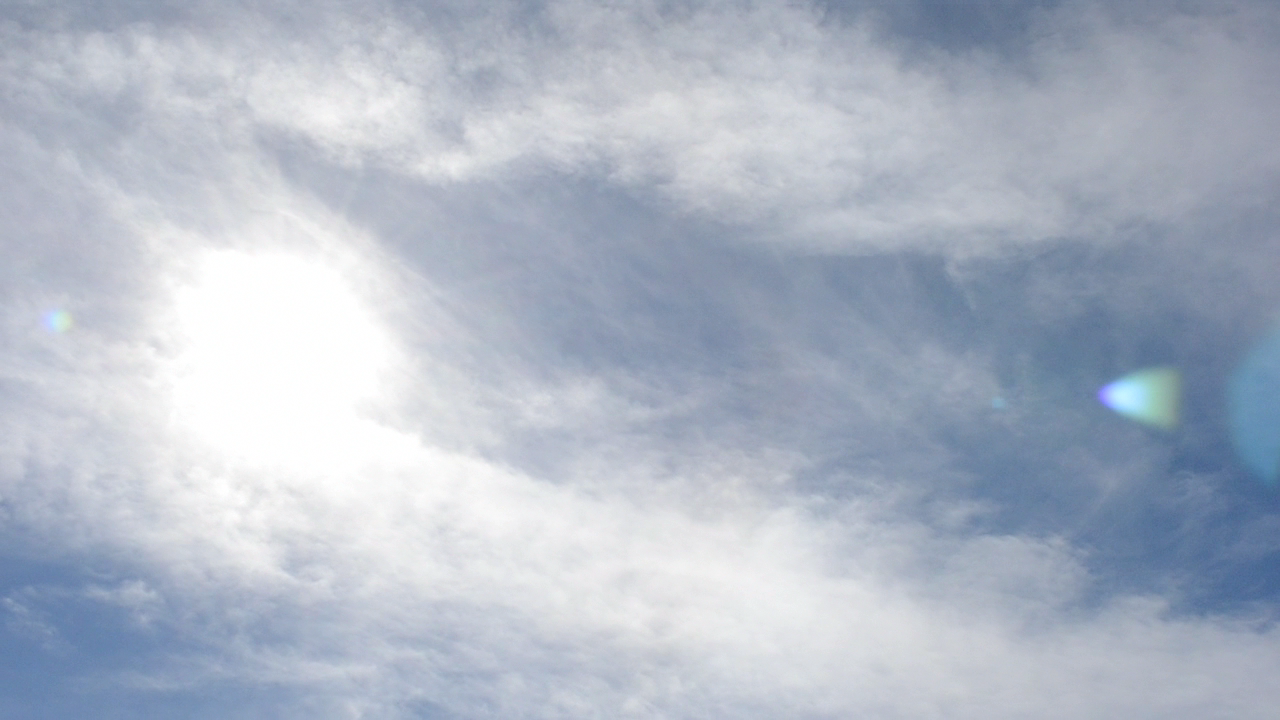
#> input picture input/frame1.png, 1280 x 720 px; its folder holds 4 pictures in this run; the run also reads 2 pictures not shown here
$ python Process.py
#> lines starting #> are read from the running program, lines starting #| are printed output that depends on the picture
### IImage.py
from PIL import Image, ImageDraw, ImageOps

class IImage(object):

	def __init__(self, arg):
		if type(arg) == type('path'):
			self.pil = Image.open(arg, 'r')
		elif type(arg) == type(('size', 'tuple')):
			self.pil = Image.new('RGBA', arg, 'black')
		else:
			self.pil = arg

		self.width, self.height = self.pil.size

	def save(self, path, extension='PNG', quality=80):
		self.pil.save(path, extension, quality=quality)
		return self

	# [24 lines left out: functions flipH, flipV, not called in this run]

	def flipHV(self):
		return self.flipH().flipV()

	def flipVH(self):
		return self.flipV().flipH()

	def duplicateMirrorV(self):
		canvas = IImage((self.width*2, self.height))
		return canvas.paste(self, 0, 0).paste(self.flipV(), self.width, 0)

	def rotate(self, angle):
		self.pil = self.pil.rotate(angle)
		return self

	def paste(self, iimg, x, y):
		self.pil.paste(iimg.pil, (x,y))
		return self

	# [4 lines left out: function thumbnail, not called in this run]

	def compositeWith(self, iimg, mask):
		self.pil = Image.composite(self.pil, iimg.pil, mask.pil.convert('L'))
		return self

	# [4 lines left out: function fillPolygon, not called in this run]

	def copy(self):
		print self.pil.filename
		return IImage(self.pil.copy())

	def makeSquare(self):
		side = min(self.width, self.height)
		box = (
			(self.width - side) // 2,
			(self.height - side) // 2,
			(self.width + side) // 2,
			(self.height + side) // 2
		)
		num = int(self.pil.filename.split('frame')[1].split('.png')[0])
		file ='output/frame{n}.png'.format(n=num)

		self.pil = self.pil.crop(box)
		self.pil.save(file)
		self.pil = Image.open(file)
		self.width, self.height = self.pil.size

		return self

	# [52 lines left out: functions mirrorTopLeft, mirrorTopRight, mirrorBottomLeft, mirrorBottomRight, not called in this run]

	def blendWith(self, iimg, alpha=0.5):
		self.pil = Image.blend(self.pil, iimg.pil, alpha)
		return self

	def kaleidoscope(self, keepOriginalSize=True):
		self.pil = Image.open('output/' + self.pil.filename.split('input/')[1])
		filename = self.pil.filename
		img0 = self.copy().rotate(180)
		img1 = self.copy().rotate(45)
		img2 = self.copy().rotate(135 + 180)


		im = self.combine(img0, img1, img2)

		im = self.mirror(im, 2)
		im = self.mirror(im.rotate(90))

		im.save(filename)
		self.pil = Image.open( filename)


		return self
	def mirror(self, img, n=2):
		x,y = img.size
		mirror_img = Image.new("RGB", (x*n,y), "White")
		for i in range(0, n):
			mirror_img.paste(img, (i*x,0))
		return mirror_img
	#@classmethod
	def combine(self, iimg0, iimg1, iimg2):
		width, height = iimg0.width, iimg0.height
		newSize = (width*2, height*2)
		width, height = newSize

		canvas = Image.new("RGB", newSize, color='black')

		canvas.paste(self.pil, (width/4,height/2), self.pil)
		canvas.paste(iimg0.pil, (width/4,0), iimg0.pil)

		canvas.paste(self.pil.rotate(270), (0, height/4), self.pil.rotate(270))
		canvas.paste(iimg0.pil.rotate(-90), (width/2, height/4), iimg0.pil.rotate(-90))

		canvas.paste(iimg1.pil.rotate(180), (108, 108), iimg1.pil.rotate(180))
		canvas.paste(iimg1.pil.rotate(90), (int(width/2.35), 108), iimg1.pil.rotate(90))

		canvas.paste(iimg2.pil, (108, int(height/2.35)), iimg2.pil)
		canvas.paste(iimg2.pil.rotate(90), (int(width/2.35), int(height/2.35)), iimg2.pil.rotate(90))

		self.pil = canvas

		return self.pil

### Pattern.py
import subprocess
import os, sys
from PIL import Image, ImageDraw
from IImage import IImage
import numpy as np

class IImage2(IImage):

	def makeTriangle(self):
		num = int(self.pil.filename.split('frame')[1].split('.png')[0])
		file ='output/frame{n}.png'.format(n=num)
		self.pil = Image.open(file)
		self.width, self.height = self.pil.size
		im = self.pil
		#first mask
		mask = Image.new('L', im.size, color=255)
		draw = ImageDraw.Draw(mask)

		a = self.height
		alpha = 67.5
		b = a / np.tan(alpha)
		r = self.width - 2*b


		triangles = [(self.width/2, 0), (0, 0), (0, self.height),
					 (r, self.height), (self.width/2, 0),
					 (self.width-r, self.height), (self.width, self.height),
					 (self.width, 0), (self.width/2, 0)]

		draw.polygon(triangles, fill=0)
		im.putalpha(mask)

		im.save(file)
		im = Image.open(file)
		self.pil = im
		return self

class Pattern:
	def __init__(self, paths):
		self.folder = os.path.split(paths)[0]
		self.filenames = os.path.split(paths)[1]
		self.imgPaths = paths

		if not os.path.exists(self.folder):
			raise Exception('Directory does not exist')

		self.imgNumber = len(os.listdir(self.folder))

		if self.imgNumber == 0:
			raise Exception('Empty folder')

		if '.' in self.filenames:
			self.extension = self.filenames[self.filenames.rindex('.'):]

	def apply(self, methodList):
		for method in methodList:
			for n in range(0+1, self.imgNumber):
				displayProgress('Applying '+method, n, self.imgNumber-1)
				imgPath = self.imgPaths.format(n)
				iimg = IImage2(imgPath)
				iimg = getattr(iimg, method)()
#> this loop made 3 passes
#| w0_frame1.png
#| w0_frame1.png
#| w0_frame1.png
#| w1_frame2.png
#| w1_frame2.png
#| w1_frame2.png
#| w2_frame3.png
#| w2_frame3.png
#| w2_frame3.png
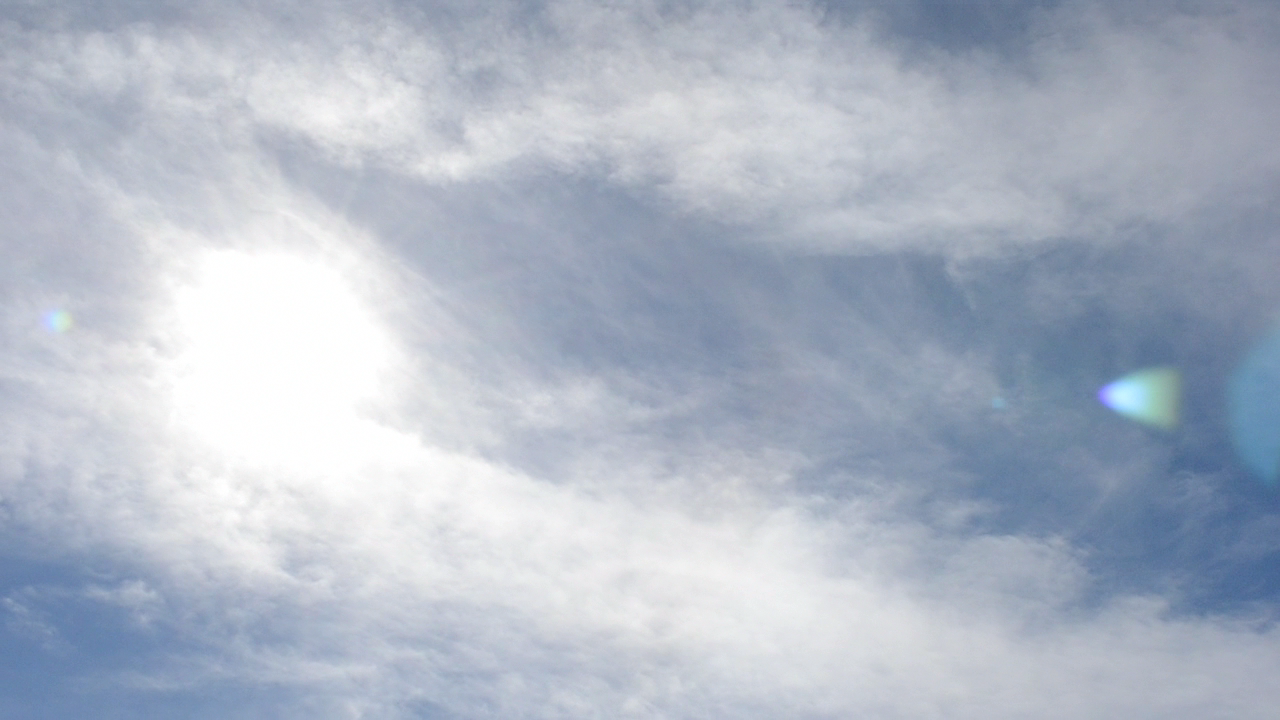
#> input picture input/frame1.png, 1280 x 720 px
#> pass 1, in makeSquare, `self.pil = self.pil.crop(box)`:
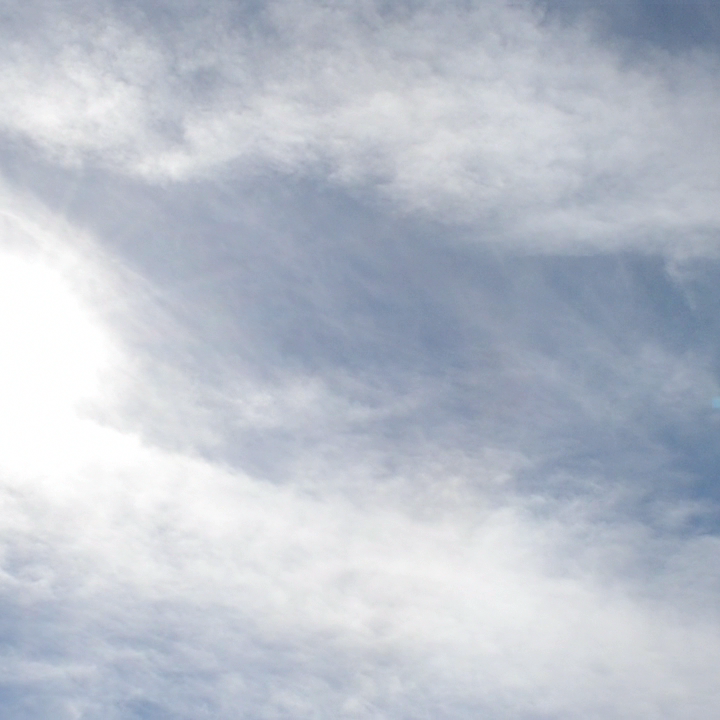
#> self.pil: PIL image 720x720 RGB; mean R, G, B 186.2, 192.8, 204.3

		return self


def displayProgress(text, n, total):
	sys.stdout.write("\r" + text + " %.2f%%" % (n*100/float(total)))
	sys.stdout.flush()
	if n==total:
		sys.stdout.write("\n")

### Process.py
__author__ = 'oglebrandon'
from Pattern import Pattern

pattern = Pattern('input/frame{}.png')
pattern.apply(['makeSquare', 'makeTriangle', 'kaleidoscope'])
